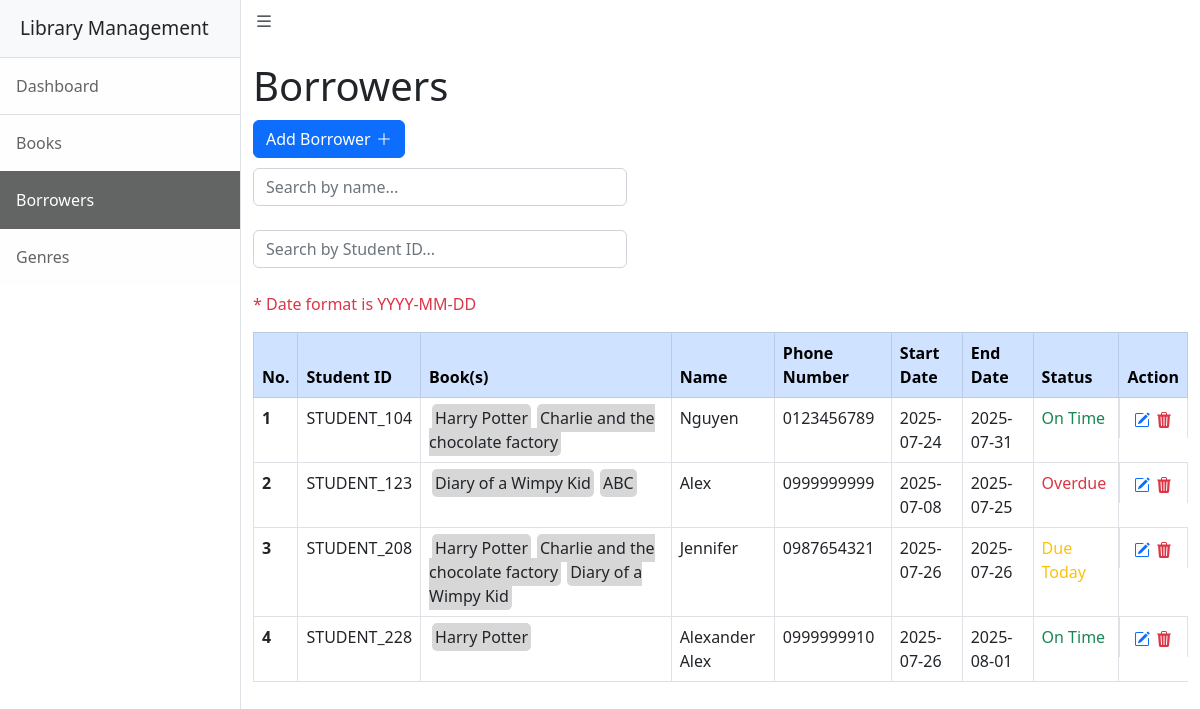
Page /borrowers.php on the committed database.
### tables this page shows
CREATE TABLE `borrowers` (
  `ID` int(11) NOT NULL,
  `name` varchar(100) NOT NULL,
  `phone_num` varchar(10) NOT NULL,
  `book` text NOT NULL,
  `start_date` date NOT NULL,
  `end_date` date NOT NULL
);

### src/inc/get_status.php (called while the page is built)
<?php
function get_status($end_date){
    $e_date = strtotime($end_date);
    $present = strtotime(date("Y-m-d"));
    $status = "";
    if ($e_date > $present) {
        $status = "On Time";
    }else if($e_date < $present){
        $status = "Overdue";
    }else{
        $status = "Due Today";
    }
    return $status;
}

### src/inc/borrower/borrower_update.php (the view, shortened to what this page needs)
<?php
require __DIR__ . "/../db_connect.php";
require_once __DIR__ . "/../get_status.php";
$SQL_QUERY = "SELECT * FROM `borrowers`";
$result = mysqli_query($conn, $SQL_QUERY);
$count = 0;
if(mysqli_num_rows($result) > 0){
    while($row = mysqli_fetch_assoc($result)){
        extract($row);
        $status = get_status($end_date);
        $count ++;
        $books = explode(";",$book);
        $books_string = "";
        foreach($books as $b){
            $books_string .= "<span class=\"books\">$b</span>";
        }
        echo "
           <tr class=\"table_row\">
                <th scope=\"row\">$count</th>
                <td class=\"id id_number\">STUDENT_$ID</td>
                <td class=\"book_title\">$books_string</td>
                <td class=\"name\">$name</td>
                <td class=\"p_number\">$phone_num</td>
                <td class=\"start_date\">$start_date</td>
                <td class=\"end_date\">$end_date</td>
                <td class=\"status\">$status</td>
                <td class=\"action\">
                    <a href=\"\" class=\"link-primary edit_borrower_btn\" data-bs-toggle=\"modal\"
                        data-bs-target=\"#edit_borrower_modal\">
                        <svg xmlns=\"http://www.w3.org/2000/svg\" width=\"16\" height=\"16\" fill=\"currentColor\"
                            class=\"bi bi-pencil-square\" viewBox=\"0 0 16 16\">
                            <path
                                d=\"M15.502 1.94a.5.5 0 0 1 0 .706L14.459 3.69l-2-2L13.502.646a.5.5 0 0 1 .707 0l1.293 1.293zm-1.75 2.456-2-2L4.939 9.21a.5.5 0 0 0-.121.196l-.805 2.414a.25.25 0 0 0 .316.316l2.414-.805a.5.5 0 0 0 .196-.12l6.813-6.814z\" />
                            <path fill-rule=\"evenodd\"
                                d=\"M1 13.5A1.5 1.5 0 0 0 2.5 15h11a1.5 1.5 0 0 0 1.5-1.5v-6a.5.5 0 0 0-1 0v6a.5.5 0 0 1-.5.5h-11a.5.5 0 0 1-.5-.5v-11a.5.5 0 0 1 .5-.5H9a.5.5 0 0 0 0-1H2.5A1.5 1.5 0 0 0 1 2.5z\" />
                        </svg>
                    </a>
                    <a href=\"\" class=\"link-danger delete_borrower_btn\" data-bs-toggle=\"modal\"
                        data-bs-target=\"#delete_borrower_modal\">
                        <svg xmlns=\"http://www.w3.org/2000/svg\" width=\"16\" height=\"16\" fill=\"currentColor\"
                            class=\"bi bi-trash3-fill\" viewBox=\"0 0 16 16\">
                            <path
                                d=\"M11 1.5v1h3.5a.5.5 0 0 1 0 1h-.538l-.853 10.66A2 2 0 0 1 11.115 16h-6.23a2 2 0 0 1-1.994-1.84L2.038 3.5H1.5a.5.5 0 0 1 0-1H5v-1A1.5 1.5 0 0 1 6.5 0h3A1.5 1.5 0 0 1 11 1.5m-5 0v1h4v-1a.5.5 0 0 0-.5-.5h-3a.5.5 0 0 0-.5.5M4.5 5.029l.5 8.5a.5.5 0 1 0 .998-.06l-.5-8.5a.5.5 0 1 0-.998.06m6.53-.528a.5.5 0 0 0-.528.47l-.5 8.5a.5.5 0 0 0 .998.058l.5-8.5a.5.5 0 0 0-.47-.528M8 4.5a.5.5 0 0 0-.5.5v8.5a.5.5 0 0 0 1 0V5a.5.5 0 0 0-.5-.5\" />
                        </svg>
                    </a>
                </td>
            </tr>
        ";
    }
}

### src/inc/header.php (shortened to what this page needs)
<!DOCTYPE html>
<html lang="en">
<head>
    <link href="../assets/css/styles.css" rel="stylesheet" />
    <link href="../assets/css/<?= basename($_SERVER["PHP_SELF"], ".php") . '_style.css';?>" rel="stylesheet" />
</head>
<body>
    <div class="d-flex" id="wrapper">

### src/inc/sidebar.php (shortened to what this page needs)
<div class="border-end bg-white" id="sidebar-wrapper">
    <div class="sidebar-heading border-bottom bg-light">Library Management</div>
    <div class="list-group list-group-flush">
        <?php
            $pages = ["dashboard", "books", "borrowers", "genres"];
            $class_attribute = "list-group-item list-group-item-action list-group-item-light p-3";
            for($i = 0; $i < count($pages); $i++){
                $page_name = ucfirst($pages[$i]);
                if(basename($_SERVER['PHP_SELF'], ".php") == $pages[$i]){
                    $class_attribute_active = $class_attribute . " active";
                    echo
                    "
                    <a class=\"$class_attribute_active\">$page_name</a>
                    ";
                }else{
                    $page_href = $pages[$i] . '.php';
                    echo
                    "
                    <a class=\"$class_attribute\" href=\"$page_href\">$page_name</a>
                    ";
                }
            }
        ?>
    </div>
</div>
<div id="page-content-wrapper">
    <button class="btn" id="sidebarToggle" aria-label="toggle" type="button">
    </button>

### src/borrowers.php (shortened to what this page needs)
<?php
    require_once __DIR__ . "/inc/header.php";
    require_once __DIR__ . "/inc/sidebar.php";
    ?>
<div class="container-fluid">
    <h1 class="mt-4">
        <?=ucfirst(basename($_SERVER['PHP_SELF'], ".php"))?>
    </h1>
    <button type="button" id="add_borrower" class="btn btn-primary my_btn" data-bs-toggle="modal"
        data-bs-target="#add_borrower_modal">
        Add Borrower
        <svg xmlns="http://www.w3.org/2000/svg" width="16" height="16" fill="currentColor" class="bi bi-plus-lg"
            viewBox="0 0 16 16">
            <path fill-rule="evenodd"
                d="M8 2a.5.5 0 0 1 .5.5v5h5a.5.5 0 0 1 0 1h-5v5a.5.5 0 0 1-1 0v-5h-5a.5.5 0 0 1 0-1h5v-5A.5.5 0 0 1 8 2" />
        </svg>
    </button>
    <input class="form-control input_filter" id="name_filter" type="text" placeholder="Search by name...">
    <br>
    <input class="form-control input_filter" id="s_id_filter" type="number" placeholder="Search by Student ID...">
    <br>
    <p class="text-danger">* Date format is YYYY-MM-DD</p>
    <table class="table table-bordered">
        <thead class="table-primary">
            <tr>
                <th scope="col">No.</th>
                <th scope="col">Student ID</th>
                <th scope="col">Book(s)</th>
                <th scope="col">Name</th>
                <th scope="col">Phone Number</th>
                <th scope="col">Start Date</th>
                <th scope="col">End Date</th>
                <th scope="col">Status</th>
                <th scope="col">Action</th>
            </tr>
        </thead>
        <tbody id="user_table">
            <?php
                require_once __DIR__ . "/inc/borrower/borrower_update.php";
            ?>
        </tbody>
    </table>
</div>
<?php
        require_once __DIR__ . "/inc/footer.php"
    ?>

### src/inc/footer.php (shortened to what this page needs)
            </div>
        </div>
    </body>
</html>

### assets/css/borrowers_style.css (style rules this page uses)
.books { background-color: #d7d7d7; border-radius: 5px; margin: 3px; padding: 3px; }

### rows in the picture
borrowers: ID "104", book "Harry Potter", book "Charlie and the chocolate factory", name "Nguyen", phone_num "0123456789", start_date "2025-07-24", end_date "2025-07-31", end_date "On Time"
borrowers: ID "123", book "Diary of a Wimpy Kid", book "ABC", name "Alex", phone_num "0999999999", start_date "2025-07-08", end_date "2025-07-25", end_date "Overdue"
borrowers: ID "208", book "Harry Potter", book "Charlie and the chocolate factory", book "Diary of a Wimpy Kid", name "Jennifer", phone_num "0987654321", start_date "2025-07-26", end_date "2025-07-26", end_date "Due Today"
borrowers: ID "228", book "Harry Potter", name "Alexander Alex", phone_num "0999999910", start_date "2025-07-26", end_date "2025-08-01", end_date "On Time"

### other values in the picture
$page_name "Dashboard"
$page_name "Books"
$page_name "Borrowers"
$page_name "Genres"
basename($_SERVER['PHP_SELF'], ".php") "Borrowers"
